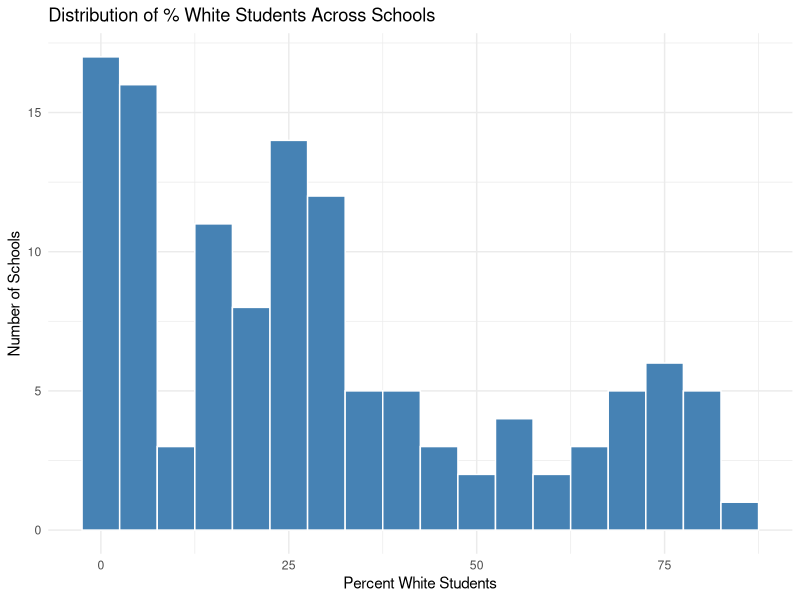
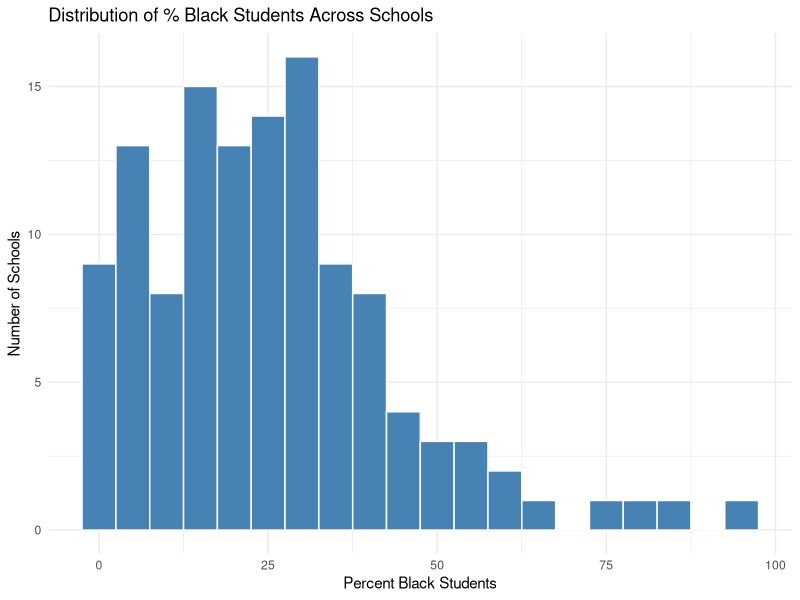
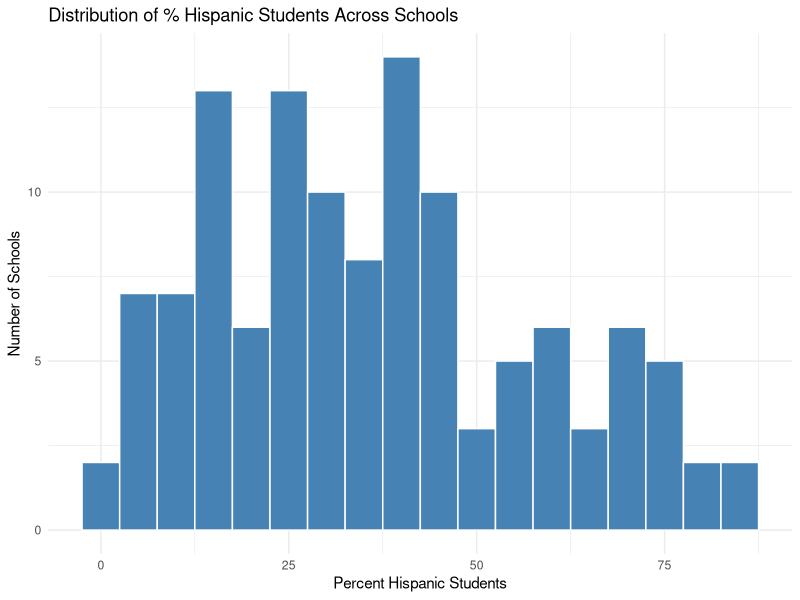
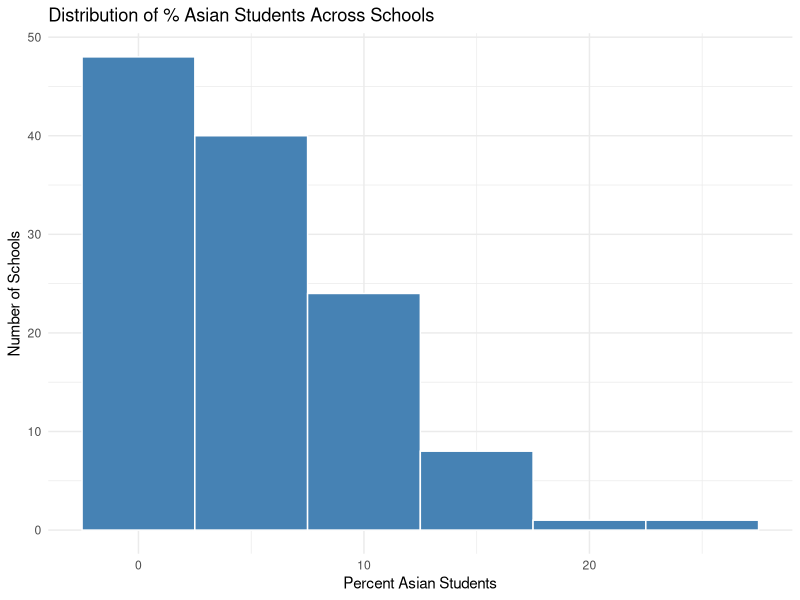
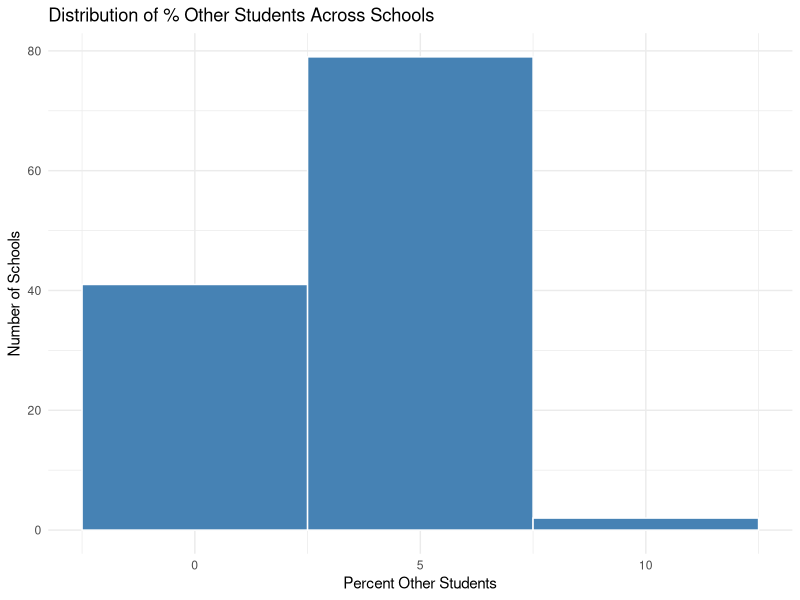
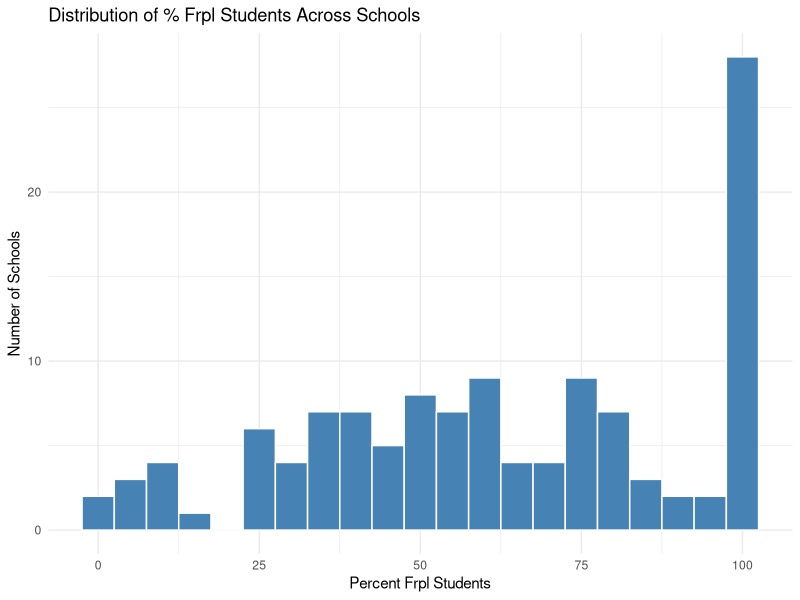

Generate these figures, in order, with R:
## ---- chunk 1
library(tidyverse)
ct_schools <- read.csv("ct_schools.csv")
head(ct_schools)
## ---- chunk 2
ct_schools2 <- ct_schools %>%
  mutate(
    sch_type = case_when(
      MAGNET == 1 ~ "Magnet",
      CHARTR == 1 ~ "Charter",
      MAGNET == 2 & CHARTR == 2 ~ "TPS",
      TRUE ~ NA_character_ 
    )
  )
## ---- chunk 3
ct_schools2 %>%
  count(sch_type)
## ---- chunk 4
ct_schools2 %>%
group_by(sch_type) %>%
  summarise(
    n = n(),
    n_missing_free_lunch = sum(is.na(FRELCH)),
    pct_missing = mean(is.na(FRELCH)) * 100
  )
## ---- chunk 5
ct_schools <- ct_schools |>
   mutate(level_group = case_when(
     LEVEL == 1 ~ "Elementary",
     LEVEL == 2 ~ "Middle",
     LEVEL == 3 ~ "High",
     is.na(LEVEL) ~ "Missing",
     TRUE ~ "Other"
   )
  )

## ---- chunk 6
ct_schools |>
  count(level_group)

## ---- chunk 7
ct_schools <- ct_schools |>
   mutate(title_i_status = case_when(
     TITLEI == 1 ~ "Eligible",
     TITLEI == 2 ~ "Not Eligible",
     is.na(TITLEI) ~ "Missing",
     TRUE ~ "Other"
   ))

## ---- chunk 8
ct_schools |>
  count(title_i_status)
## ---- chunk 9
ct_schools <- ct_schools |>
  mutate(
    pct_white = WHITE / TOTETH * 100,
    pct_black = BLACK / TOTETH * 100,
    pct_hispanic = HISP / TOTETH * 100,
    pct_asian = ASIAN / TOTETH * 100,
    pct_other = 100 - pct_white - pct_black - pct_hispanic - pct_asian,
    pct_frpl = (FRELCH + REDLCH) / TOTETH * 100
  )

## ---- chunk 10
ggplot(ct_schools, aes(x = pct_white)) +
   geom_histogram(binwidth = 5, fill = "steelblue", color = "white") +
   labs(
     title = "Distribution of % White Students Across Schools",
     x = "Percent White Students",
     y = "Number of Schools") +
       theme_minimal()

## ---- chunk 11
ggplot(ct_schools, aes(x = pct_black)) +
   geom_histogram(binwidth = 5, fill = "steelblue", color = "white") +
   labs(
     title = "Distribution of % Black Students Across Schools",
     x = "Percent Black Students",
     y = "Number of Schools") +
       theme_minimal()

## ---- chunk 12
ggplot(ct_schools, aes(x = pct_hispanic)) +
   geom_histogram(binwidth = 5, fill = "steelblue", color = "white") +
   labs(
     title = "Distribution of % Hispanic Students Across Schools",
     x = "Percent Hispanic Students",
     y = "Number of Schools") +
       theme_minimal()

## ---- chunk 13
ggplot(ct_schools, aes(x = pct_asian)) +
   geom_histogram(binwidth = 5, fill = "steelblue", color = "white") +
   labs(
     title = "Distribution of % Asian Students Across Schools",
     x = "Percent Asian Students",
     y = "Number of Schools") +
       theme_minimal()

## ---- chunk 14
ggplot(ct_schools, aes(x = pct_other)) +
   geom_histogram(binwidth = 5, fill = "steelblue", color = "white") +
   labs(
     title = "Distribution of % Other Students Across Schools",
     x = "Percent Other Students",
     y = "Number of Schools") +
       theme_minimal()

## ---- chunk 15
ggplot(ct_schools, aes(x = pct_frpl)) +
   geom_histogram(binwidth = 5, fill = "steelblue", color = "white") +
   labs(
     title = "Distribution of % Frpl Students Across Schools",
     x = "Percent Frpl Students",
     y = "Number of Schools") +
       theme_minimal()
